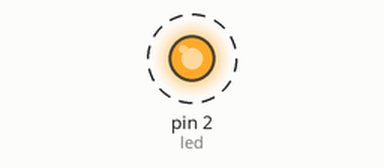
Bench run of a program on a simulated MicroPython board. Parts: output pins drawn as LEDs (lit = HIGH). Dashed ring = blinking.

Above: at 0.2 s.
Timing chart, 0 to 3.5 s (numbered marks = the images above):
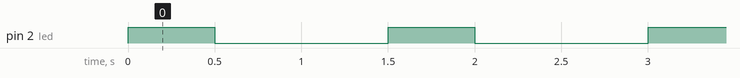

Measured:
- by itself, pin 2 (led): alternates HIGH for 0.50 s and LOW for 1.0 s

The program:

ejemplo02.py
```python
# Encender y apagar el led incorporado

from machine import Pin
from time import sleep_ms

# Configurar el pin GPIO 2 como salida (LED incorporado)
led = Pin(2, Pin.OUT)

# Bucle infinito para parpadear el LED
while True:
    led.value(True)
    sleep_ms(500)
    led.value(False)
    sleep_ms(1000)
```
